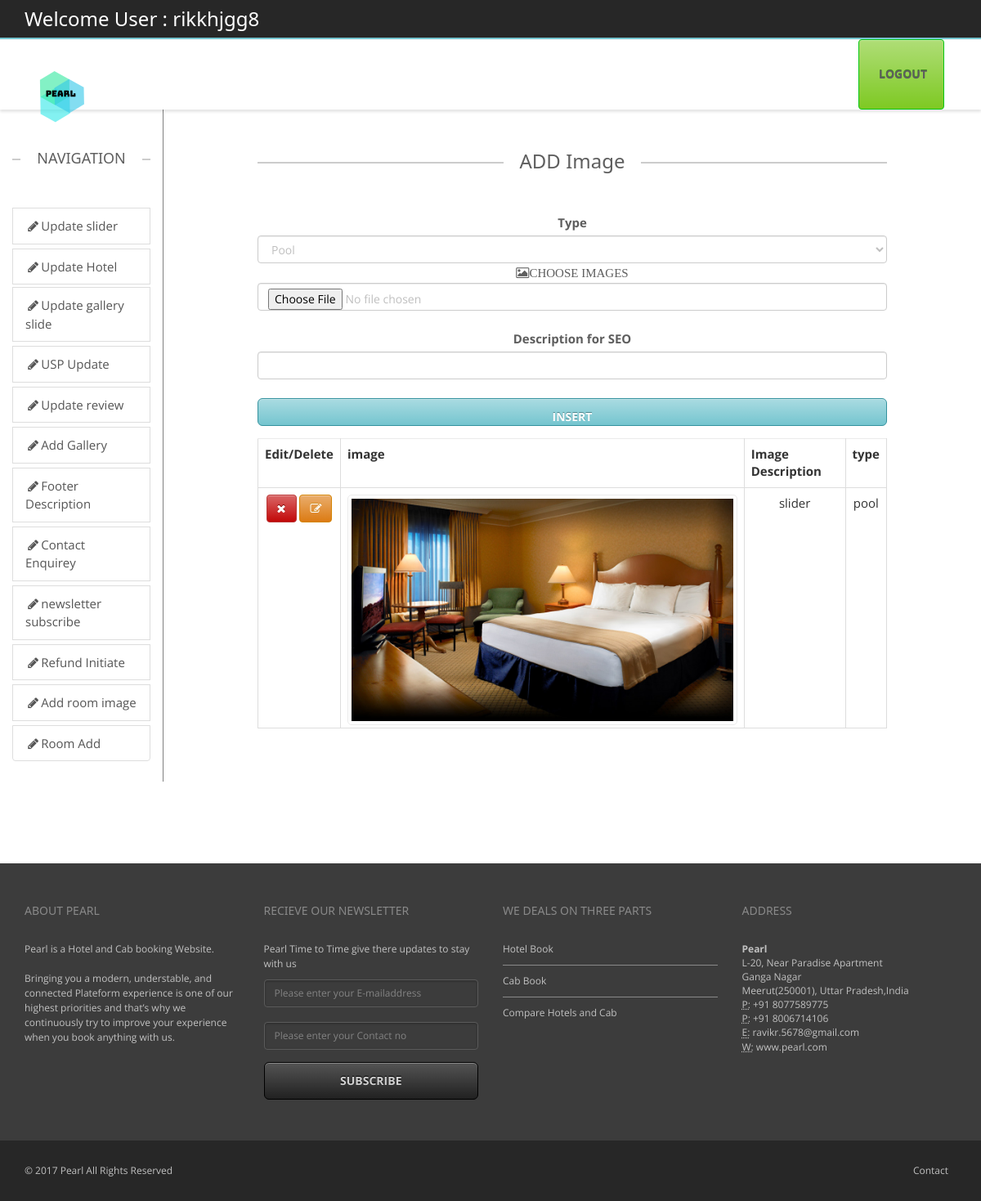
The page /backend/addgallery.php (signed in) on the database its author committed.
### tables this page shows
CREATE TABLE `galleryimage` (
  `sno` int(11) NOT NULL,
  `type` varchar(100) DEFAULT NULL,
  `image` varchar(500) DEFAULT NULL,
  `imagealt` varchar(200) DEFAULT NULL
);

### public_html/backend/addgallery.php (the view, shortened to what this page needs)
<?php
include("headeradmin.php");
include("navigation.php");?>
        <div class="col-sm-1 ">
        </div>
		<div class="col-sm-8">
        <div class="containe-fluid text-center" >
             <h3 class="lined-heading mt50">
            <span>
            ADD Image
            </span>
        </h3>
        <form action="addgalleryquery.php" class="form-group" method="post" enctype="multipart/form-data" >
        <label for="subject" accesskey="S">Type</label>
            <select name="subject" id="subject" class="form-control">
              <option value="pool">Pool</option>
            </select>
        <label class="fa fa-photo">CHOOSE IMAGES</label><br>
        <input class="form-control" type="file" id="image" name="image" required/><br>
        <label >Description for  SEO</label><br>
        <input class="form-control" type="text" value="" name="imagealt"  /><br>
        <input type="submit" class="form-control btn btn-lg btn-primary" value="insert" />
        </form>
         <table class="table table-hover table-stripped table-bordered">
           <tr>
         <th>Edit/Delete</th> <th>image</th> <th>Image Description</th> <th>type</th>
           </tr>
          <?php
		  include("connect.php");
             $res=mysqli_query($con,"select * from galleryimage")or die(mysqli_error($con));
		     while($row=mysqli_fetch_array($res)){
		  ?>
             <tr>
             <td>
             <a href="updategallery.php?iddelete=<?php echo $row[0];?>" class="btn btn-danger"><span class="fa fa-remove"></span> </a>
             <a href="updategallery.php?idedit=<?php echo $row[0];?>" class="btn btn-warning"><span class="fa fa-edit"></span> </a>
             </td>
             <td>
               <img src="../images/slides/<?php echo $row[2];?>" class="img img-thumbnail" style="col-sm-2" />
             </td>
             <td>
             <?php echo $row[3];?>
             </td>
             <td>
             <?php echo $row[1];?>
             </td>
             </tr>
          <?php }?>
        </table>
		</div>
		</div>
        <div class="col-sm-1">
        </div>
	</div>
</div>
<?php include("footer.php");?>

### public_html/backend/css/theme.css (style rules this page uses)
body { overflow-x: hidden; }
html, html a { -webkit-font-smoothing: antialiased !important; }
h1, h2, h3, h4, h5, h6, .h1, .h2, .h3, .h4, .h5, .h6 { font-family: "Open Sans", "Helvetica Neue", Helvetica, Arial, sans-serif; font-weight: 600; line-height: 1.1; color: #5e5e5e; }
h3, .h3 { font-size: 18px; }
.lined-heading { position: relative; margin-top: 0; margin-bottom: 50px; text-align: center; display: block; }
h1.lined-heading:before, h2.lined-heading:before, h3.lined-heading:before, h4.lined-heading:before, h5.lined-heading:before, h6.lined-heading:before { position: absolute; top: 50%; z-index: 1; display: block; width: 100%; height: 1px; border-top: 2px solid #ccc; content: ""; }
h1.lined-heading span, h2.lined-heading span, h3.lined-heading span, h4.lined-heading span, h5.lined-heading span, h6.lined-heading span { position: relative; z-index: 1; padding: 0 20px; background: #fff; display: inline-block; }
body ,.ui-widget, .revolution-starhotel { font-family: "Open Sans", "Helvetica Neue", Helvetica, Arial, sans-serif !important; font-size: 13px; }
a { text-decoration: none; -webkit-transition: color 0.2s ease-in; -moz-transition: color 0.2s ease-in; -ms-transition: color 0.2s ease-in; -o-transition: color 0.2s ease-in; transition: color 0.2s ease-in; }
.mt50 { margin-top: 50px; }
label { color: #5e5e5e; }
.form-control { color: #bfbfbf; }
.form-control option { color: #5e5e5e; }
.btn { background: -moz-linear-gradient(top, rgba(255,255,255,0.38) 0%, rgba(255,255,255,0) 100%); background: -webkit-gradient(linear, left top, left bottom, color-stop(0%, rgba(255,255,255,0.38)), color-stop(100%, rgba(255,255,255,0))); background: -webkit-linear-gradient(top, rgba(255,255,255,0.38) 0%, rgba(255,255,255,0) 100%); background: -o-linear-gradient(top, rgba(255,255,255,0.38) 0%, rgba(255,255,255,0) 100%); background: -ms-linear-gradient(top, rgba(255,255,255,0.38) 0%, rgba(255,255,255,0) 100%); background: linear-gradient(to bottom, rgba(255,255,255,0.38) 0%, rgba(255,255,255,0) 100%); filter: progid:DXImageTransform.Microsoft.gradient( startColorstr='#61ffffff', endColorstr='#00ffffff', GradientType=0 ); color: #ffffff; -webkit-box-shadow: inset 0 1px 0 0 rgba(255,255,255,0.3); box-shadow: inset 0 1px 0 0 rgba(255,255,255,0.3); -webkit-transition: all 0.1s ease-in; -moz-transition: all 0.1s ease-in; -ms-transition: all 0.1s ease-in; -o-transition: all 0.1s ease-in; transition: all 0.1s ease-in; text-transform: uppercase; font-weight: bold; }
.btn-lg { padding: 13px 18px; font-size: 14px; }
.btn-warning { background-color: #dc7b13; border-color: #d48405; text-shadow: 0 -1px 0 #d29128; }
.btn-danger { background-color: #c20808; border-color: #ba3535; text-shadow: 0 -1px 0 #760202; }
.img-thumbnail { border: 1px solid #ebebeb; -webkit-border-radius: 5px 5px 5px 5px; border-radius: 5px 5px 5px 5px; }
.table > thead > tr > th, .table > tbody > tr > th, .table > tfoot > tr > th, .table > thead > tr > td, .table > tbody > tr > td, .table > tfoot > tr > td { border-top: 1px solid #ebebeb; }

### public_html/backend/css/w3.css (style rules this page uses)
button,hr,input { overflow:visible }
html { box-sizing:border-box;-ms-text-size-adjust:100%;-webkit-text-size-adjust:100%;overflow-x:hidden }
*,:after,:before { box-sizing:inherit }
body { margin:0 }
a { background-color:transparent;-webkit-text-decoration-skip:objects;color:inherit }
img { border-style:none;margin-bottom:-5px }
button,input,select,textarea { font:inherit;margin:0 }
button,select { text-transform:none }
[type=reset],[type=submit],button,html [type=button] { -webkit-appearance:button }
body,html { font-family:Verdana,sans-serif;font-size:15px;line-height:1.5 }
h3 { font-size:24px }
h1,h2,h3,h4,h5,h6 { font-family:"Segoe UI",Arial,sans-serif;font-weight:400;margin:10px 0 }

### public_html/backend/css/colors/turquoise.css (style rules this page uses)
a { color: #75c5cf; }
.btn-primary { background-color: #75c5cf; border-color: #35929e; text-shadow: 0 -1px 0 #50878e; }

### rows shown on the page
galleryimage: image (picture), imagealt "slider", type "pool"

### other values the page prints
$_SESSION['login_user'] "rikkhjgg8"
